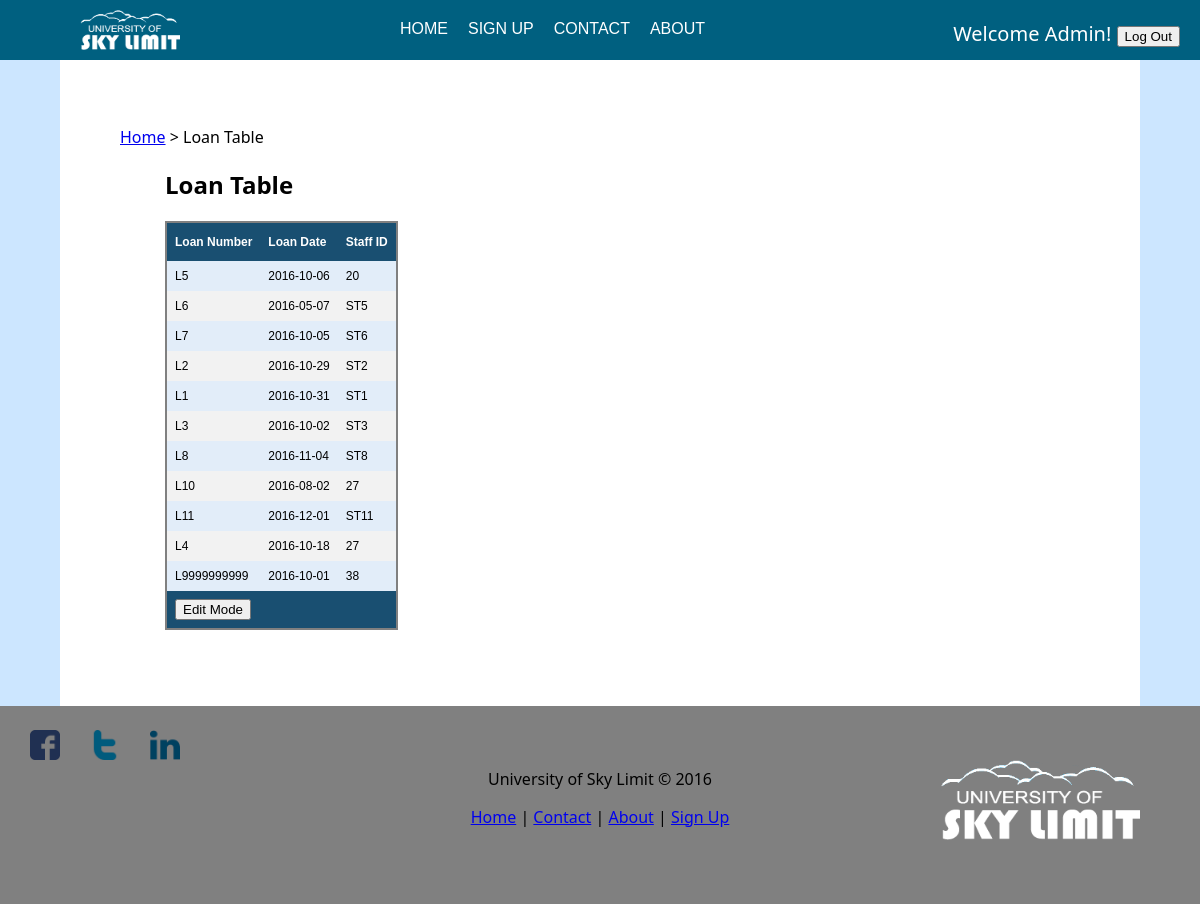
The app's page /Simple_Library_Management_System/library/loan.php (signed in) with its own data.
### tables this page shows
CREATE TABLE `loan` (
  `Loan_Num` varchar(15) NOT NULL,
  `Loan_Date` date NOT NULL,
  `Staff_ID` varchar(10) NOT NULL
);

### Simple_Library_Management_System/library/loan.php (the view, shortened to what this page needs)
<?php
include 'includes/dbcon.php';
$qry = "SELECT * FROM loan";
$result = $db_conn->query($qry);
include 'includes/header.php';
?>
<head>
</head>
<body>
<div id="main">
<div id="main-content">
	<p><a href="home.php">Home</a> > Loan Table</p>
	<h2 id="padding">Loan Table</h2>
	<form id="form" name="frmUser" method="post">
	<table id="table" style="margin-left: 5%">
	<tr>
		<th>Loan Number</th>
		<th>Loan Date</th>
		<th>Staff ID</th>
	</tr>
	<?php
		$i=0;
		while($row = mysqli_fetch_array($result)) {
		if($i%2==0)
			$classname="evenRow";
		else
			$classname="oddRow";
		?>
		<tr class="<?php if(isset($classname)) echo $classname;?>">
			<td><?php echo $row['Loan_Num']; ?></td>
			<td><?php echo $row['Loan_Date']; ?></td>
			<td><?php echo $row['Staff_ID']; ?></td>
		</tr>
	<?php
		$i++;
	}
	?>
	<tr class="lastrow">
			<td colspan="10">
				<button onClick="edit();" />Edit Mode</button>
			</td>
	</tr>
	</table>
	</form>
	<br/>
	<br/>
	<br/>
	<br/><br/>
</div>
</div>
<?php include "includes/footer.php"; ?>

### Simple_Library_Management_System/library/includes/header.php (shortened to what this page needs)
<!DOCTYPE html>
<html>
<head>
	<link href="style.css" rel="stylesheet" type="text/css"/>
<body>
<div id="navbar-container">
	<ul id="navbar">
		<li id="logo"><a href="home.php"><img width="100px" height="40px" src="images/logo.png"/></a></li>
		<li><a href="home.php">HOME</a></li>
		<li><a href="signup.php">SIGN UP</a></li>
		<li><a href="contact.php">CONTACT</a></li>
		<li><a href="about.php">ABOUT</a></li>
		<?php
		if(isset($_SESSION['id'])) { ?>
			<li style="float:right; font-size: 20px; color: white;">
			<form action="includes/logout-process.php">
				Welcome <?php echo $_SESSION['firstname']; ?>!
				<button>Log Out</button>
			</form></li><?php
		} ?>
	</ul>
</div>

### Simple_Library_Management_System/library/includes/footer.php (shortened to what this page needs)
<div id="footer">
	<div>
		<a class="social-bar" href="http://facebook.com/">
			<img class="social-link" src="images/fb.png" >
		</a>
		<a class="social-bar" href="http://twitter.com/">
			<img class="social-link" src="images/twitter.png" >
		</a>
		<a class="social-bar" href="http://linkedin.com/">
			<img class="social-link" src="images/linkedin.png" >
		</a>
		<br/>
	</div>
	<div>
		<p>University of Sky Limit &copy 2016</p>
		<p><a href="index.php">Home</a> | <a href="contact.php">Contact</a> |
		<a href="about.php">About</a> | <a href="signup.php">Sign Up</a></p>
	</div>
	<div>
		<img width="200px" height="80px" style="float: right; margin: -7% 5% 0 0;" src="images/logo.png">
	</div>
</body>
</html>

### Simple_Library_Management_System/library/style.css (style rules this page uses)
body { background: #cce6ff; margin: 0; font-family: "Segoe UI",Optima,Helvetica,Arial,sans-serif; }
#logo { margin: -10px 0 0 -40%; float: left; }
#navbar-container { width: 100%; height: 60px; background-color: #006080; }
#navbar { margin: 0 0 0 30%; padding-top: 20px; }
#navbar li { list-style: none; float: left; margin-right: 20px; }
#navbar li a { display: block; color: #fff; font-family: Arial; font-size: 16px; text-decoration: none; }
#main { float: center; width:100%; }
#main-content { padding: 50px 10% 50px 5%; margin: 0 5% 0 5%; text-align: left; width: auto; background: white; min-height: 300px; margin-bottom: -7%; }
#footer { padding: 2% 0 5% 0; text-align: center; background: grey; bottom: 0; }
.social-bar:link { float: left; margin-left: 30px; }
.social-link { width: 30px; height: 30px; }
#padding { margin-left: 5%; }
#table { font-family: "Trebuchet MS", Arial, Helvetica, sans-serif; border-collapse: collapse; border: 2px solid grey; }
#table td, #table th { padding: 8px; font-size:12px; }
#table th { padding-top: 12px; padding-bottom: 12px; text-align: left; background-color: #194f71; color: white; }
.evenRow { background-color: #E2EDF9; font-size:12px; }
.oddRow { background-color: #f2f2f2; font-size:12px; }
.lastrow { background-color: #194f71; font-size:12px; color: white; font-weight:bold; }

### records on screen
loan: Loan_Num "L5", Loan_Date "2016-10-06", Staff_ID "20"
loan: Loan_Num "L6", Loan_Date "2016-05-07", Staff_ID "ST5"
loan: Loan_Num "L7", Loan_Date "2016-10-05", Staff_ID "ST6"
loan: Loan_Num "L2", Loan_Date "2016-10-29", Staff_ID "ST2"
loan: Loan_Num "L1", Loan_Date "2016-10-31", Staff_ID "ST1"
loan: Loan_Num "L3", Loan_Date "2016-10-02", Staff_ID "ST3"
loan: Loan_Num "L8", Loan_Date "2016-11-04", Staff_ID "ST8"
loan: Loan_Num "L10", Loan_Date "2016-08-02", Staff_ID "27"
loan: Loan_Num "L11", Loan_Date "2016-12-01", Staff_ID "ST11"
loan: Loan_Num "L4", Loan_Date "2016-10-18", Staff_ID "27"
loan: Loan_Num "L9999999999", Loan_Date "2016-10-01", Staff_ID "38"

### other values on screen
$_SESSION['firstname'] "Admin"
